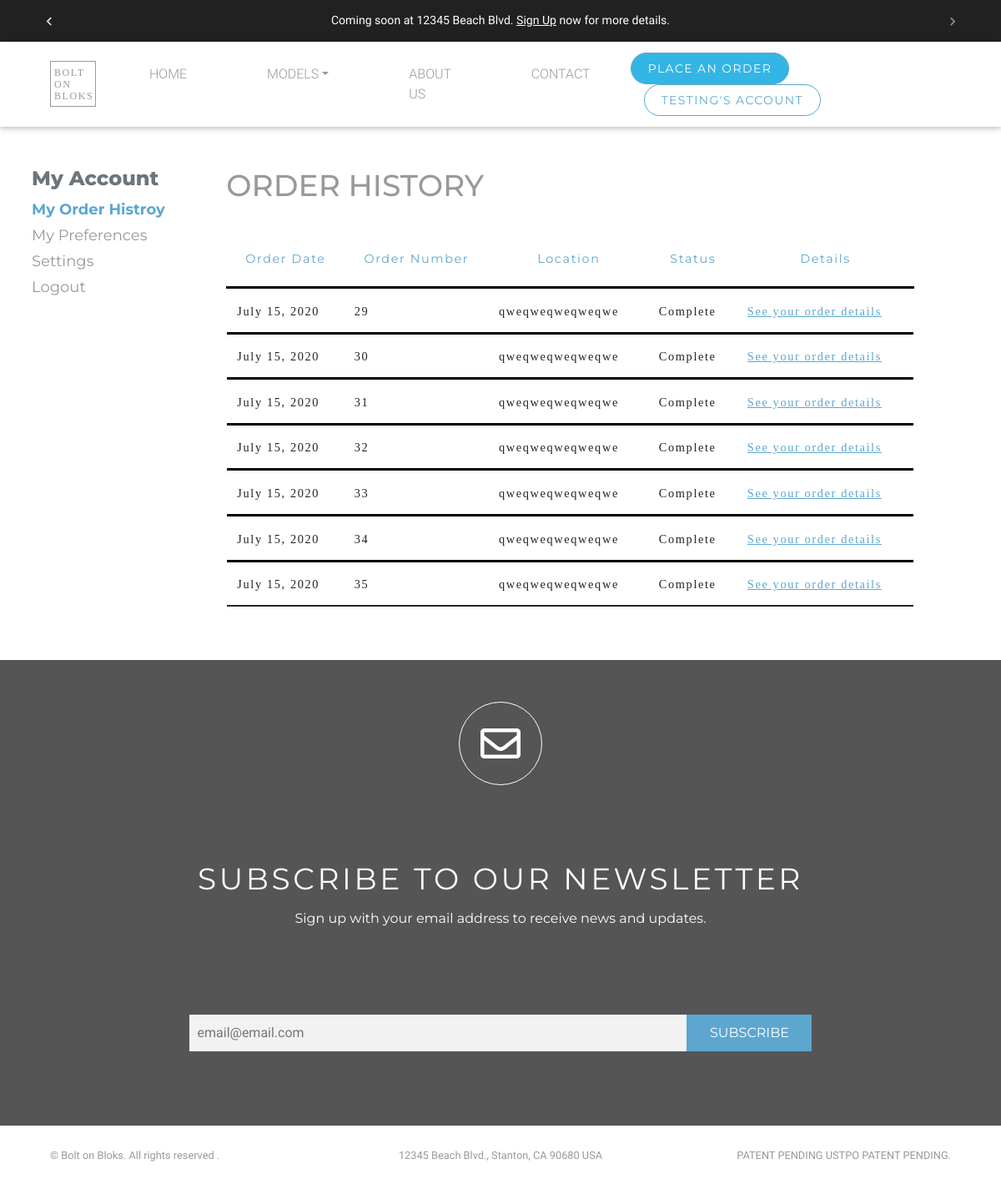
Page /my/orders (signed in) on the earlier database version.
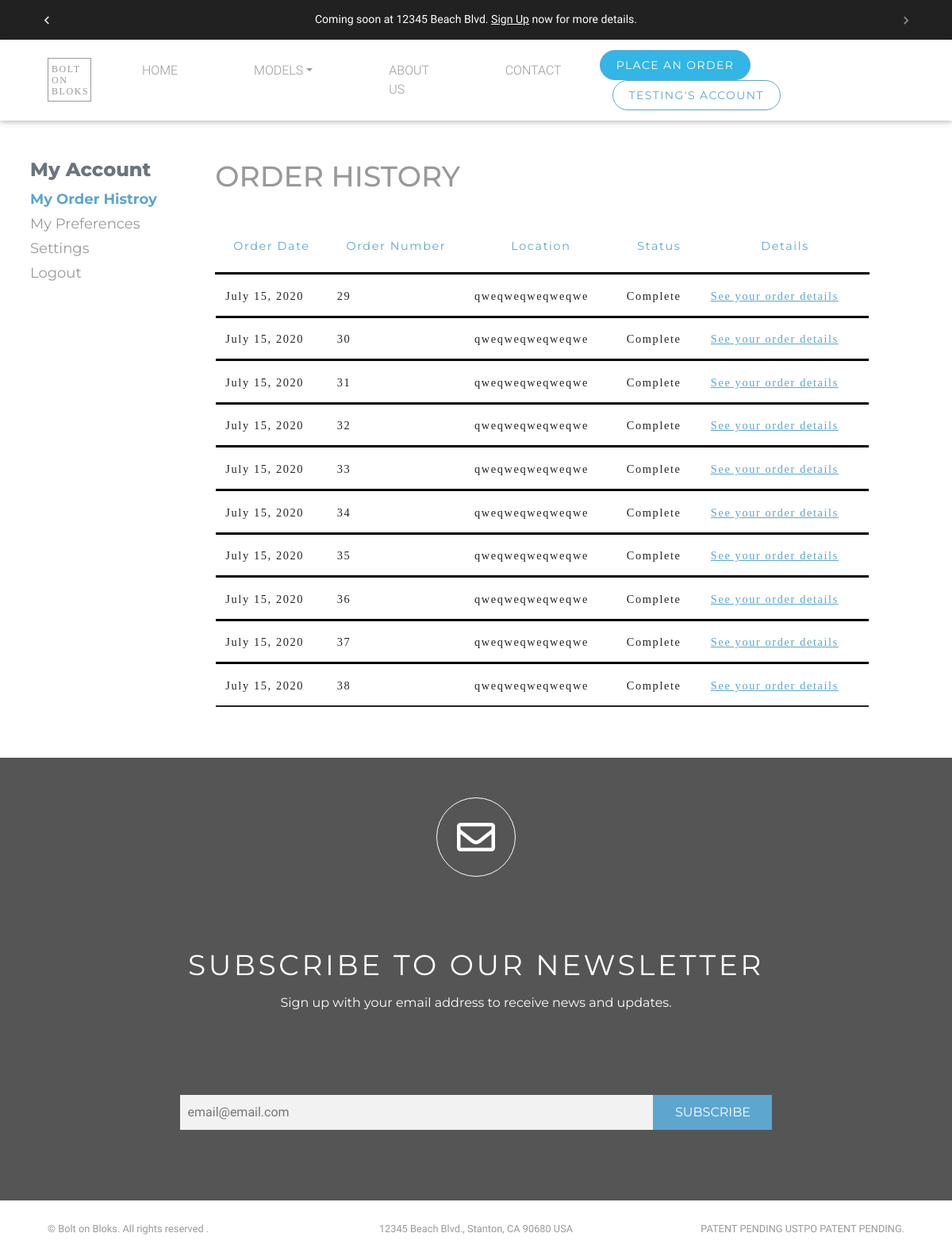
Same page on the later database version.
### order/models.py (models this page shows)
class CartOrder(models.Model):
    user = models.ForeignKey(User, on_delete=models.CASCADE)
    delivery_info_obj = models.ForeignKey(DeliveryInfo, on_delete=models.CASCADE, default=None, blank=True, null=True)
    buyer_app_obj = models.ForeignKey(Order, on_delete=models.CASCADE, default=None, blank=True, null=True)
    order_items = models.ForeignKey(ContainerPricing, on_delete=models.CASCADE, blank=True, null=True)
    custom_order = models.ForeignKey(CustomContainerPricing, on_delete=models.CASCADE, blank=True, null=True)
    custom_floors = models.CharField("No. of Floors", max_length=100, blank=True, null=True)
    custom_width = models.CharField("Width", max_length=100, blank=True, null=True)
    custom_depth = models.CharField("Depth", max_length=100, blank=True, null=True)
    quantity = models.PositiveIntegerField("Quantity")
    ordered_on = models.DateField(auto_now_add=True)
    furnishing_option = models.CharField('furnishing_option', max_length=100, blank=True, null=True)
    user_image = models.ImageField(upload_to="pdf-images", blank=True, null=True, default="default.jpeg")
    class Meta:
        verbose_name = "Shipping Home Order"
        verbose_name_plural = "Shipping Home Orders"

### users/models.py (models this page shows, shortened)
class User(AbstractUser):
    email = models.EmailField(verbose_name='email address',max_length=255,unique=True)
    username = models.CharField(verbose_name='Username',max_length=255,default=None, blank=True, null= True)
    USERNAME_FIELD = 'email'
    REQUIRED_FIELDS = ['username']

class SpecUser(User):
    USER_TYPE = (
        ('developer','Developer'),
        ('lender','Lender'),
        ('banker','Banker'),
        ('dealer','Dealer'),
        ('homeowner','Prospective Homeowner'),
        ('Municipality/Government Official','Municipality/Government Official'),
        ('vendor','Vendor'),
    )
    user_type = models.CharField('Sign up as', max_length=32, choices = USER_TYPE, default = None)
    company_name = models.CharField('Name of Company',max_length=100, blank=True, null=True)
    title = models.CharField('Title',max_length=100, blank=True, null=True)
    phone_number = models.CharField(("Phone Number"), max_length = 18, help_text="optional", blank=True, null=True)
    dealer_no = models.CharField('Dealer Number',max_length=6, help_text="optional", validators=[RegexValidator(r"^[0-9]*$")] ,blank=True, null=True)
    home_permission = models.BooleanField('Home Access', default=False)
    content_permission = models.BooleanField('Content Access', default=False)
    activation_time_home = models.DateTimeField('Activation Time (Home)',blank=True, null=True)
    expire_time_home = models.DateTimeField('Expire Time (Home)', blank=True, null=True)
    activation_time_spec_content = models.DateTimeField('Activation Time (Content)',blank=True, null=True)
    expire_time_spec_content = models.DateTimeField('Expire Time (Content)', blank=True, null=True)
    city = models.CharField('City',max_length=60, default='', blank=True, null=True)
    postal = models.CharField('Postal',max_length=60, default='', blank=True, null=True)
    state = models.CharField('State',max_length=60, default='', blank=True, null=True)
    country = models.CharField('Country',max_length=60, default='', blank=True, null=True)
    address = models.CharField('Address', max_length=1000, default='', blank=True, null=True)
    class Meta:
        verbose_name = 'Spec_User'
        verbose_name_plural = 'Spec User'

### order/views.py (the view)
# urls.py: path('my/orders', view_container_order_items, name='my-orders'),# for users history
@login_required
def view_container_order_items(request, pk=None):
    if request.user.is_superuser:
        items = CartOrder.objects.filter(user=pk)
    else:
        items = CartOrder.objects.filter(user=request.user)
    return render(request, "order/order-history.html", {"items":items})

### users/forms.py
class EmailListForm(forms.ModelForm):
    class Meta:
        model = EmailList
        fields = ['email']
    def __init__(self, *args, **kwargs):
        super(EmailListForm, self).__init__(*args, **kwargs)
        self.fields['email'].widget.attrs.update({
            'placeholder': 'email@email.com',
            "class":"news-input",
        })

### users/context_processor.py (called while the page is built)
def email_form(request):
    form = EmailListForm()
    return {"subscribe_form":form}

### order/templates/order/order-history.html (shortened to what this page needs)
{% extends "users/base.html" %}
{% load crispy_forms_tags %}
{% load static %}
{% load humanize %}
{% block content %}
 <div class="container mt-5 mb-5">
     <div class="row">
         {% include 'signup/side_nav.html' %}
         <div class="col-lg-9 col-md-9 m-auto mt-2">
             <p class="order-heading">ORDER HISTORY</p>
             <div class="tab-content table-responsive" id="order-list">
                 <table class="table  parent">
                     <thead style="">
                     <tr height="70" class="main-th">
                         <th>Order Date</th>
                         <th>Order Number  </th>
                         <th>Location</th>
                         <th>Status </th>
                         <th>Details</th>
                     </tr>
                     </thead>
                     <tbody>
                     {% for order in items %}
                     <tr height="45" bgcolor="FFFFFF" class="detail_anchor_container black-border">
                         <td><a>{{ order.ordered_on }}</a></td>
                         <td><a>{{ order.id }}</a></td>
                         <td><a>{{ order.user.specuser.address }}</a></td>
                         <td><a>Complete</a></td>
                         <td><a><u>See your order details</u></a></td>
                     </tr>
                     {% endfor %}
                     </tbody>
                 </table>
             </div>
         </div>
     </div>
 </div>
{% endblock %}

Differences in the rows shown:
added CartOrder: ordered_on "July 15, 2020", id "36", user.specuser.address "qweqweqweqweqwe"
added CartOrder: ordered_on "July 15, 2020", id "37", user.specuser.address "qweqweqweqweqwe"
added CartOrder: ordered_on "July 15, 2020", id "38", user.specuser.address "qweqweqweqweqwe"
